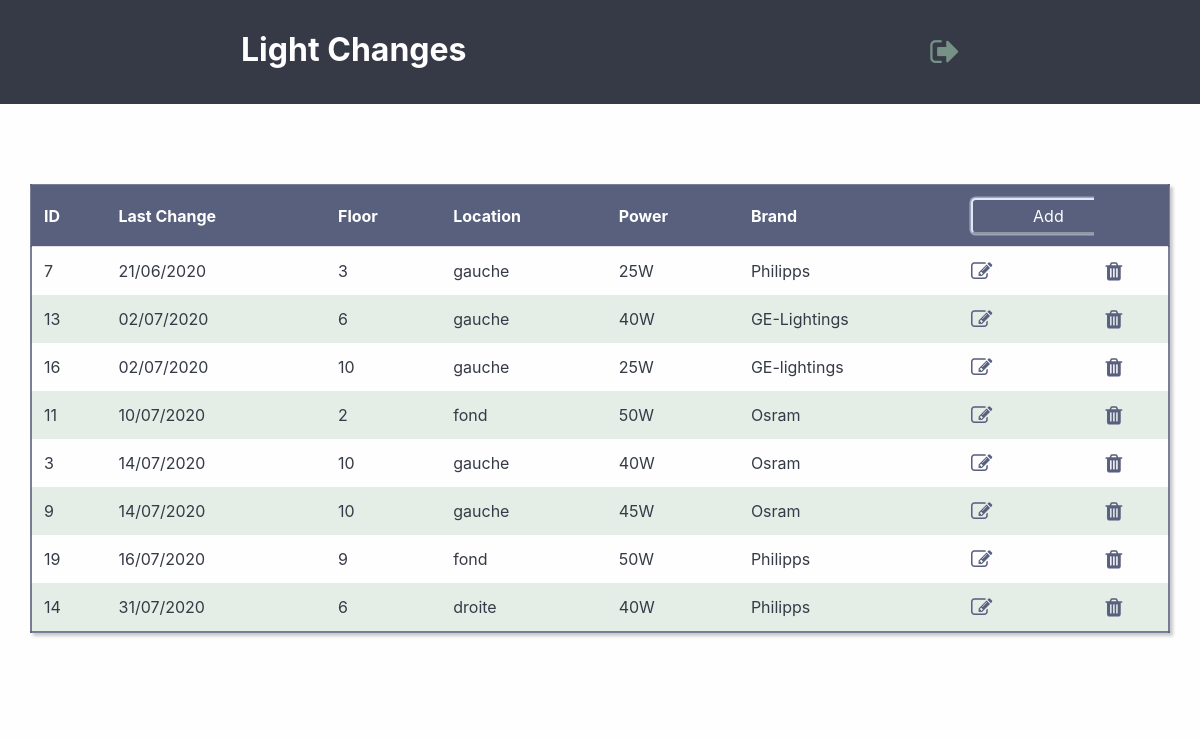
/dashboard.php (signed in), run on the app's committed database.
### tables this page shows
CREATE TABLE `appartments` (
  `ID` int(9) NOT NULL,
  `floor` varchar(2) NOT NULL,
  `location` varchar(10) NOT NULL,
  `last_change` date NOT NULL,
  `light_power` varchar(5) NOT NULL,
  `light_brand` varchar(20) NOT NULL
);

### dashboard.php (the view, shortened to what this page needs)
<?php require_once "header.php"; ?>
<main id="main-container" class="fcol">
	<table class="table table-primary">
		<thead>
			<tr>
				<th>ID</th>
				<th>Last Change</th>
				<th>Floor</th>
				<th>Location</th>
				<th>Power</th>
				<th>Brand</th>
				<th><button type="submit" class="btn btn-primary" id="add-btn"><a href="add.php" class="btn-link">Add</a></button></th>
				<th></th>
			</tr>
		</thead>
		<tbody>
<?php
$pdo = dbconnect();
$sql = 'SELECT ID, last_change, floor, location, light_power, light_brand FROM appartments ORDER BY last_change ASC';
$req = $pdo->prepare($sql);
$req->execute();
$results = $req->fetchAll(PDO::FETCH_ASSOC);
$intlDateFormater = new IntlDateFormatter('fr_FR', IntlDateFormatter::SHORT, IntlDateFormatter::NONE);
if (count($results) !== 0) {
	foreach($results as $row){
		echo '<tr>';
		echo '<td>' .$row['ID']. '</td>';
		echo '<td>' .$intlDateFormater->format(strtotime($row['last_change'])). '</td>';
		echo '<td>' .$row['floor']. '</td>';
		echo '<td>' .$row['location']. '</td>';
		echo '<td>' .$row['light_power']. '</td>';
		echo '<td>' .$row['light_brand']. '</td>';
		echo '<td><a class="editLinks" id="' .$row['ID']. '"  href="edit.php?id=' .$row['ID']. '"><span class="fa fa-edit fa-lg"></span></a></td>';
		echo '<td><a class="dellinks" href="delete.php?id=' .$row['ID']. '"><span class="fa fa-trash fa-lg"></span></a></td>';
		echo '</tr>';
	}
} else {
	echo 'No result';
}
?>
				</tbody>
			</table>
		</main>
	</body>
</html>

### header.php (shortened to what this page needs)
<!DOCTYPE html>
<html lang="fr">
	<head>
	    <link rel="stylesheet" href="style.css">
	    <link rel="stylesheet" href="fonts/font-awesome-4.7.0/css/font-awesome.css">
	</head>
	<body>
		<header id="header" class="f-center">
			<div id="nav-wrapper" class="f-center">
					<nav class="navbar">
						<ul>
							<li>
								<h1><a href="index.php" class="logo">Light Changes</a></h1>
							</li>
						</ul>
					</nav>
				<div>
					<a  id="logout-link"  href="logout.php"><i class="fa fa-sign-out fa-2x" aria-hidden="true"></i></a>
				</div>
			</div>
		</header>

### style.css (style rules this page uses)
*, *::before, *::after { box-sizing: border-box; }
:root { --c-first: rgba(254, 254, 254, 1); --c-sec: rgba(125, 175, 138, 1); --c-third: rgba(118, 146, 134, 1); --c-fourth: rgba(89, 96, 126, 1); --c-fifth: rgba(54, 58, 70, 1); }
html { font-family: sans-serif; line-height: 1.15; -webkit-text-size-adjust: 100%; -webkit-tap-highlight-color: rgba(0, 0, 0, 0); }
header { background-color: var(--c-fifth); }
body { margin: 0; font-family: -apple-system, BlinkMacSystemFont, "Segoe UI", Roboto, "Helvetica Neue", Arial, "Noto Sans", sans-serif, "Apple Color Emoji", "Segoe UI Emoji", "Segoe UI Symbol", "Noto Color Emoji"; font-size: 1rem; font-weight: 400; line-height: 1.5; color: #212529; text-align: left; background-color: var(--c-first); }
h1, h2, h3, h4, h5, h6 { margin-top: 0; margin-bottom: 0.5rem; color: rgba(40, 44, 52, 1); }
h1 { text-align: center; font-size: 2.5rem; }
ul { display: flex; align-items: center; justify-content: space-around; }
li { list-style: none; }
a, a:visited { text-decoration: none; color: var(--c-first); }
td > a > span, td > a > span:visited { color: var(--c-fourth); }
table { margin-top: 5rem; margin-bottom: 5rem; width: 100%; border-collapse: collapse; border: 2px solid rgba(89, 96, 126, 0.8); box-shadow: 3px 3px 3px 0px rgba(40, 44, 52, 0.25); }
th { background-color: var(--c-fourth); text-align: inherit; }
tr:nth-child(even) { background-color: rgba(125, 175, 138, 0.20); }
td { color: var(--c-fifth); padding: 1rem; }
.fcol { display: flex; flex-direction: column; }
.f-center { display: flex; justify-content: center; align-items: center; }
.btn-link { display: inline-block; width: 100%; }
.navbar { background-color: var(--c-fifth); padding: 1px; }
.navbar > ul:nth-child(1) { padding-left: 0px; }
.logo { color: var(--c-first); display: inline-block; padding-top: 0.3125rem; padding-bottom: 0.3125rem; margin-right: 1rem; font-size: 2rem; line-height: inherit; white-space: nowrap; }
.fa-edit:before, .fa-pencil-square-o:before { content: "\f044"; }
.btn { display: block; color: var(--c-first); background-color: var(--c-fourth); border-color:rgba(220, 232, 245, 1); box-shadow: 0 0 0 .1rem rgba(220,232,245,.5); padding: .5rem; border-radius: .3rem; cursor: pointer; }
.table { max-width: 1140px; }
.table thead th { vertical-align: middle; color: var(--c-first); }
.table thead { border: 1px solid #dee2e6; background-color: var(--c-fourth); }
.table th, .table td { padding: 0.75rem; vertical-align: middle; }
#main-container { display: flex; justify-content: space-around; align-items: center; background-color: var(--c-first); }
#nav-wrapper { min-width: 60%; align-items: center; justify-content: space-between; }
#add-btn { font-family: -apple-system, BlinkMacSystemFont, "Segoe UI", Roboto, "Helvetica Neue", Arial, "Noto Sans", sans-serif, "Apple Color Emoji", "Segoe UI Emoji", "Segoe UI Symbol", "Noto Color Emoji"; font-size: 1rem; line-height: 1rem; font-style: bold; width: 140%; }
#logout-link { color: var(--c-third); }

### data on the page
appartments: ID "7", last_change "21/06/2020", floor "3", location "gauche", light_power "25W", light_brand "Philipps"
appartments: ID "13", last_change "02/07/2020", floor "6", location "gauche", light_power "40W", light_brand "GE-Lightings"
appartments: ID "16", last_change "02/07/2020", floor "10", location "gauche", light_power "25W", light_brand "GE-lightings"
appartments: ID "11", last_change "10/07/2020", floor "2", location "fond", light_power "50W", light_brand "Osram"
appartments: ID "3", last_change "14/07/2020", floor "10", location "gauche", light_power "40W", light_brand "Osram"
appartments: ID "9", last_change "14/07/2020", floor "10", location "gauche", light_power "45W", light_brand "Osram"
appartments: ID "19", last_change "16/07/2020", floor "9", location "fond", light_power "50W", light_brand "Philipps"
appartments: ID "14", last_change "31/07/2020", floor "6", location "droite", light_power "40W", light_brand "Philipps"
